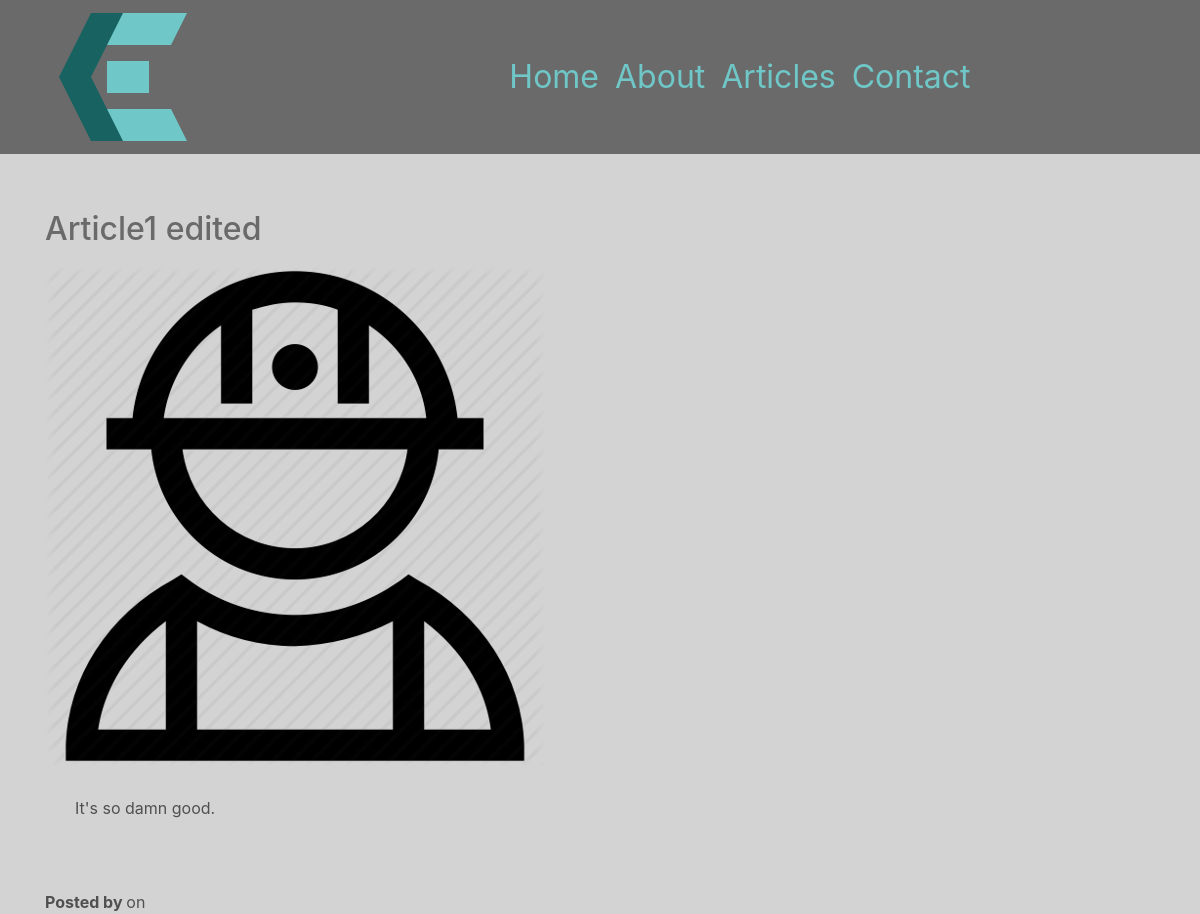
/articles/1, run on the app's committed database.
### chrissmit/services/db_models.py (models this page shows, shortened)
class ArticleEdits(db.Model):
    id = db.Column(db.Integer, primary_key=True)
    article_id = db.Column(db.Integer, db.ForeignKey('article.id'), nullable=False,)
    is_edited = db.Column(db.Boolean, default=False,)
    is_ready_for_release = db.Column(db.Boolean, default=False,)
    user_id = db.Column(db.Integer, db.ForeignKey('user.id'), nullable=False)
    edited = db.Column(db.DateTime, nullable=True, default=datetime.utcnow)
    title = db.Column(db.String(100), nullable=False,)
    preview = db.Column(db.String(200), nullable=False)
    image_file = db.Column(db.String(100), default='default.png')
    content = db.Column(db.Text, nullable=False)

### chrissmit/views/article_views.py (the view)
@blueprint.route('/articles/<article_id>')
def read_article(article_id):
    recent_articles = article.get_last(4)
    current_article = article.get_article(article_id)
    current_edit = article.get_edit(current_article.current_edit_id)
    return render_template(
        template_name_or_list='articles/read.html',
        article=current_article,
        edit = current_edit,
        release=False,
        suggest_edit=current_user.is_authenticated,
        go_to_latest = False,
        recent_articles=recent_articles,
    )

### chrissmit/services/article.py (called while the page is built)
def get_edit(id):
    return ArticleEdits.query.filter_by(id=int(id)).first()

def get_article(id):
    return Article.query.filter_by(id=int(id)).first()

def get_last(number=4, desc=True):
    full_article = full_article_data()
    if desc:
        return full_article.filter(Article.is_released==True).order_by(Article.posted.desc()).limit(number).all()
    return full_article.filter(Article.is_released==True).limit(number).all()

def full_article_data():
    fields = full_data_fields()
    return fields.join(
        ArticleEdits,
        Article.current_edit_id == ArticleEdits.id,
    ).join(
        User,
        Article.author_id == User.id
    )

def full_data_fields():
    return db.session.query(
        ArticleEdits.id,
        ArticleEdits.article_id,
        Article.posted,
        Article.edited,
        Article.is_released,
        Article.author_id,
        Article.current_edit_id,
        ArticleEdits.title,
        ArticleEdits.preview,
        ArticleEdits.content,
        ArticleEdits.image_file,
        ArticleEdits.user_id,
        ArticleEdits.is_edited,
        ArticleEdits.is_ready_for_release,
        ArticleEdits.edited,
        Article.author_id,
        User.full_name,
    )

### chrissmit/templates/articles/read.html (shortened to what this page needs)
{% extends "shared/_layout.html" %}
{% block main_content %}
<div class="main_content">
    {% if edit %}
        <h2>{{ edit.title }}</h2>
        <div class="row">
            <div class="col-sm-12">
                {% if edit.image_file %}
                    <img src="{{ '/static/img/articles/' + edit.image_file }}" alt="{{ edit.image_file }}">
                {% endif %}
            </div>
        </div>
        <article>
            {% for paragraph in edit.content.split('</p>') %}
                <p >
                    {{ paragraph }}
                </p>
            {% endfor %}
        </article>
        <br>
        <strong>Posted by </strong> {{ edit.full_name }} on {{ edit.posted }}
    {% endif %}
</div>
{%  endblock %}

### chrissmit/static/css/site.css (style rules this page uses)
html { background-color: lightgray; }
body { background-color: lightgray; }
.main_content { margin-top: 100px; color: rgba(80,80,80,1); background-color: lightgray; border: 2px height: 100%; }
h2 { color: rgba(80,80,80,0.80); padding-top: 10px; padding-bottom: 10px; }
article { border-width: 3px; border-color: rgba(80,80,80,0.6); padding: 30px; }

### data on the page
ArticleEdits: title "Article1 edited", image_file (picture), content "It's so damn good."
